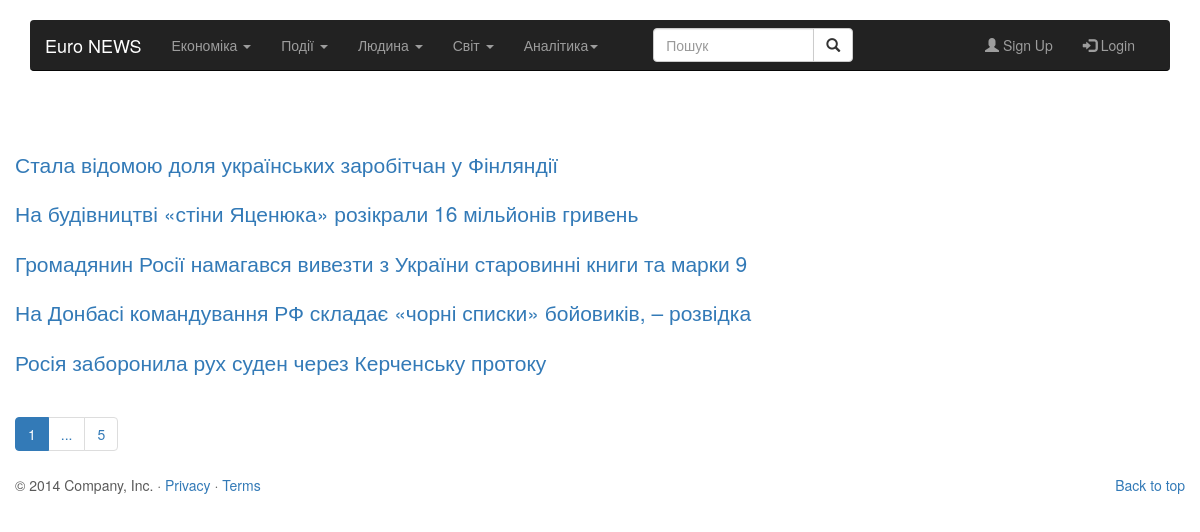
The app's page /news/event.php with its own data.
### tables this page shows
CREATE TABLE `news` (
  `id` int(11) NOT NULL,
  `user_id` int(11) NOT NULL,
  `section` text NOT NULL,
  `name` text NOT NULL,
  `content` text NOT NULL,
  `date` date NOT NULL,
  `image` text NOT NULL,
  `analitics` tinyint(1) DEFAULT NULL
);

### news/config.php (called while the page is built, shortened)
<?php
$config = [
    "ip" => "localhost",
    "port" => 3306,
    "login" => "root",
    "password" => "",
    "database" => "news",
];
$mySqlRes = mysqli_connect($config['ip'], $config['login'], $config['password']);
mysqli_select_db($mySqlRes, "news");
mysqli_set_charset($mySqlRes, "utf8");
$res = mysqli_query($mySqlRes, "select * from news");
$resEvent = mysqli_query($mySqlRes, "SELECT * FROM `news` where `section` = \"Події\" ORDER BY date DESC LIMIT 5 ;");
$eventArray = [];
while ($row = mysqli_fetch_assoc($resEvent)) {
    $eventArray[$row['id']] = ["id" => $row['id'], "user_id" => $row['user_id'], "section" => $row['section'], "name" => $row['name'],
        "content" => $row['content'], "date" => $row['date']
        , "image" => $row['image'], "analitics" => $row['analitics']];
}
?>

### news/event.php (the view, shortened to what this page needs)
<?php include("config.php");
include ("header.php");  ?>
<div class="container marketing" style="margin-top: 150px">
    <?php foreach ($eventArray as $value) { ?>
        <div class="row articles">
            <div class="col-md-12">
                <p class="lead"><a href="article-event.php?id=<?=$value["id"]?> "><?= $value["name"] ?></a> </p>
            </div>
        </div>
    <?php } ?>
    <ul class="pagination">
        <li class="active"><a href="#">1</a></li>
        <li id="show"><a href="#">...</a></li>
        <li><a href="#">5</a></li>
    </ul>
    <?php
    include ("footer.php");
    ?>

### news/header.php (style rules this page uses)
body { overflow-x: hidden; }

### records on screen
news: name "Стала відомою доля українських заробітчан у Фінляндії"
news: name "На будівництві «стіни Яценюка» розікрали 16 мільйонів гривень"
news: name "Громадянин Росії намагався вивезти з України старовинні книги та марки 9"
news: name "На Донбасі командування РФ складає «чорні списки» бойовиків, – розвідка"
news: name "Росія заборонила рух суден через Керченську протоку"
